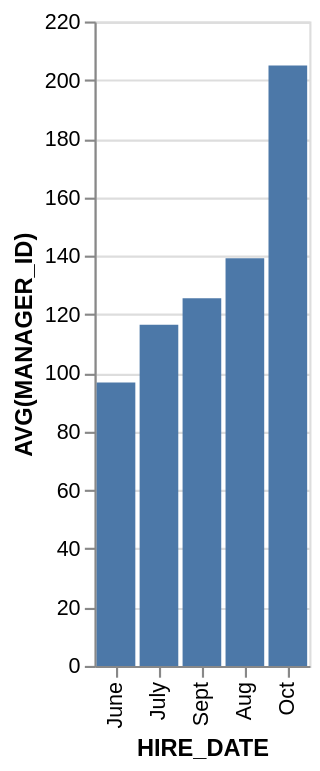

Source (Vega-Lite JSON):
### Vega-Lite specification from a JSON file in a GitHub repository (floating-point values rounded to 4 significant figures)
{"data": {"values": [{"x_data": "June", "y_data": 96.79}, {"x_data": "July", "y_data": 116.5}, {"x_data": "Sept", "y_data": 125.5}, {"x_data": "Aug", "y_data": 139.2}, {"x_data": "Oct", "y_data": 205}]}, "mark": "bar", "encoding": {"x": {"field": "x_data", "type": "nominal", "title": "HIRE_DATE", "sort": {"op": "sum", "field": "y_data", "order": "ascending"}}, "y": {"field": "y_data", "type": "quantitative", "title": "AVG(MANAGER_ID)"}}}
